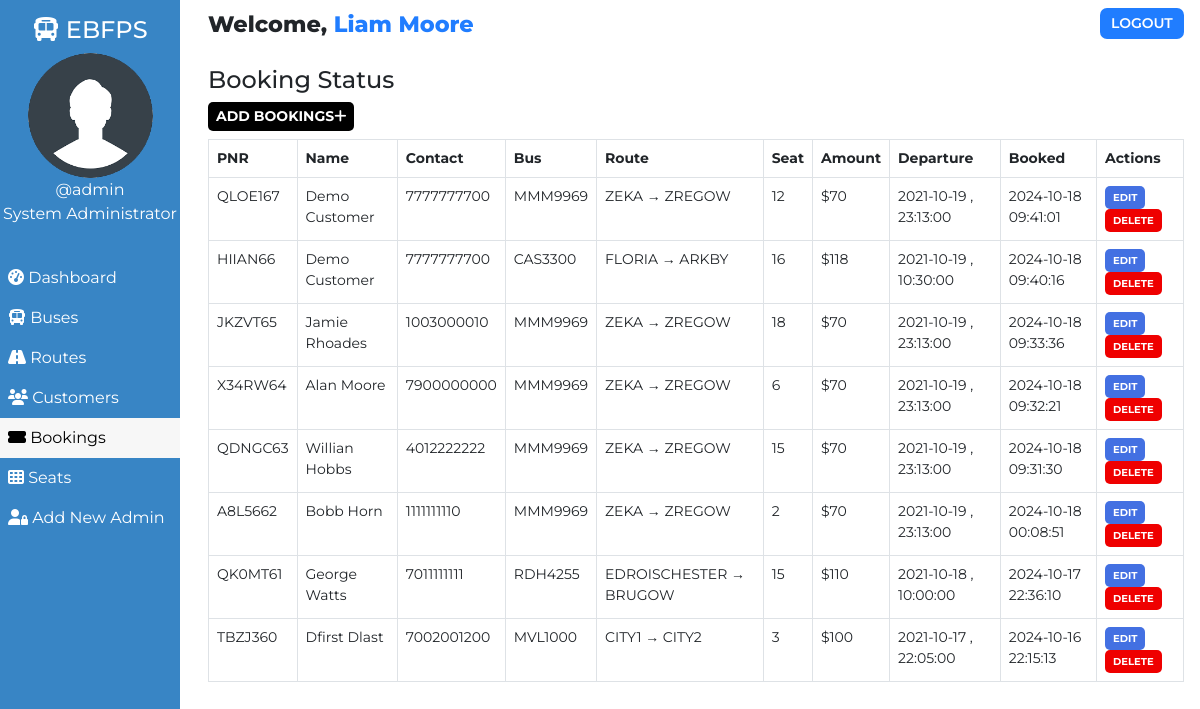
Page /admin/booking.php (signed in) on the earlier database version.
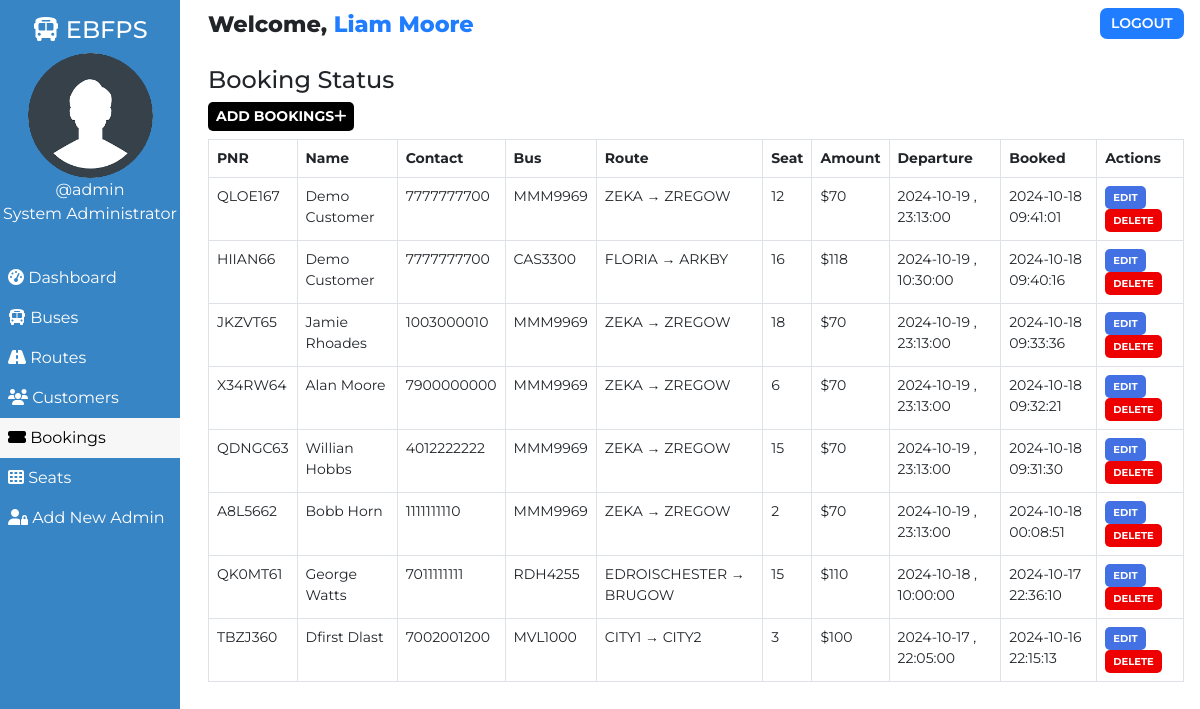
Same page on the later database version.
### tables this page shows
CREATE TABLE `bookings` (
  `id` int(100) NOT NULL,
  `booking_id` varchar(255) NOT NULL,
  `customer_id` varchar(255) NOT NULL,
  `route_id` varchar(255) NOT NULL,
  `customer_route` varchar(200) NOT NULL,
  `booked_amount` int(100) NOT NULL,
  `booked_seat` varchar(100) NOT NULL,
  `booking_created` datetime NOT NULL DEFAULT CURRENT_TIMESTAMP
);

CREATE TABLE `routes` (
  `id` int(100) NOT NULL,
  `route_id` varchar(255) NOT NULL,
  `bus_no` varchar(155) NOT NULL,
  `route_cities` varchar(255) NOT NULL,
  `route_dep_date` date NOT NULL,
  `route_dep_time` time NOT NULL,
  `route_step_cost` int(100) NOT NULL,
  `route_created` datetime NOT NULL DEFAULT CURRENT_TIMESTAMP
);

CREATE TABLE `customers` (
  `id` int(100) NOT NULL,
  `customer_id` varchar(255) NOT NULL,
  `customer_name` varchar(30) NOT NULL,
  `customer_phone` varchar(10) NOT NULL,
  `customer_created` datetime NOT NULL DEFAULT CURRENT_TIMESTAMP
);

### assets/partials/_functions.php (called while the page is built, shortened)
<?php
    function get_from_table($conn, $table, $primaryKey, $pKeyValue, $toget)
    {
        $sql = "SELECT * FROM $table WHERE $primaryKey='$pKeyValue'";
        $result = mysqli_query($conn, $sql);
        $row = mysqli_fetch_assoc($result);
        if($row)
        {
            return $row["$toget"];
        }
        return false;
    }
?>

### admin/booking.php (the view, shortened to what the changed rows need)
<!DOCTYPE html>
<html lang="en">
<head>
    <link href="https://cdn.jsdelivr.net/npm/bootstrap@5.0.1/dist/css/bootstrap.min.css" rel="stylesheet">
</head>
<body>
    <?php require '../assets/partials/_admin-header.php';?>
        <?php
            $resultSql = "SELECT * FROM `bookings` ORDER BY booking_created DESC";
            $resultSqlResult = mysqli_query($conn, $resultSql);
            if(!mysqli_num_rows($resultSqlResult)){ ?>
                <div class="container mt-4">
                    <div id="noCustomers" class="alert alert-dark " role="alert">
                        <h1 class="alert-heading">No Bookings Found!!</h1>
                        <p class="fw-light">Be the first person to add one!</p>
                        <hr>
                        <div id="addCustomerAlert" class="alert alert-success" role="alert">
                                Click on <button id="add-button" class="button btn-sm"type="button"data-bs-toggle="modal" data-bs-target="#addModal">ADD <i class="fas fa-plus"></i></button> to add a booking!
                        </div>
                    </div>
                </div>
            <?php }
            else { ?>
            <section id="booking">
                <div id="booking-results">
                    <table class="table table-hover table-bordered">
                        <thead>
                            <th>PNR</th>
                            <th>Name</th>
                            <th>Contact</th>
                            <th>Bus</th>
                            <th>Route</th>
                            <th>Seat</th>
                            <th>Amount</th>
                            <th>Departure</th>
                            <th>Booked</th>
                            <th>Actions</th>
                        </thead>
                        <?php
                            while($row = mysqli_fetch_assoc($resultSqlResult))
                            {
                                $id = $row["id"];
                                $customer_id = $row["customer_id"];
                                $route_id = $row["route_id"];
                                $pnr = $row["booking_id"];
                                $customer_name = get_from_table($conn, "customers","customer_id", $customer_id, "customer_name");
                                $customer_phone = get_from_table($conn,"customers","customer_id", $customer_id, "customer_phone");
                                $bus_no = get_from_table($conn, "routes", "route_id", $route_id, "bus_no");
                                $route = $row["customer_route"];
                                $booked_seat = $row["booked_seat"];
                                $booked_amount = $row["booked_amount"];
                                $dep_date = get_from_table($conn, "routes", "route_id", $route_id, "route_dep_date");
                                $dep_time = get_from_table($conn, "routes", "route_id", $route_id, "route_dep_time");
                                $booked_timing = $row["booking_created"];
                        ?>
                        <tr>
                            <td>
                                <?php
                                    echo $pnr;
                                ?>
                            </td>
                            <td>
                                <?php
                                    echo $customer_name;
                                ?>
                            </td>
                            <td>
                                <?php
                                    echo $customer_phone;
                                ?>
                            </td>
                            <td>
                                <?php
                                    echo $bus_no;
                                ?>
                            </td>
                            <td>
                                <?php
                                    echo $route;
                                ?>
                            </td>
                            <td>
                                <?php
                                    echo $booked_seat;
                                ?>
                            </td>
                            <td>
                                <?php
                                    echo '$'.$booked_amount;
                                ?>
                            </td>
                            <td>
                                <?php
                                    echo $dep_date . " , ". $dep_time;
                                ?>
                            </td>
                            <td>
                                <?php
                                    echo $booked_timing;
                                ?>
                            </td>
                            <td>
                            <button class="button btn-sm edit-button" data-link="<?php echo $_SERVER['REQUEST_URI']; ?>" data-customerid="<?php
                                                echo $customer_id;?>" data-id="<?php
                                                echo $id;?>" data-name="<?php
                                                echo $customer_name;?>" data-phone="<?php
                                                echo $customer_phone;?>" >Edit</button>
                                <button class="button delete-button btn-sm" data-bs-toggle="modal" data-bs-target="#deleteModal"
                                data-id="<?php
                                                echo $id;?>" data-bookedseat="<?php
                                                echo $booked_seat;
                                            ?>" data-routeid="<?php
                                            echo $route_id;
                                        ?>"> Delete</button>
                            </td>
                        </tr>
                        <?php
                        }
                    ?>
                    </table>
                </div>
            </section>
            <?php } ?>
        </div>
    </main>
</body>
</html>

Differences in the rows shown:
changed through a linked row, bookings "QLOE167": route.route_dep_date "2021-10-19" → "2024-10-19"
changed through a linked row, bookings "HIIAN66": route.route_dep_date "2021-10-19" → "2024-10-19"
changed through a linked row, bookings "JKZVT65": route.route_dep_date "2021-10-19" → "2024-10-19"
changed through a linked row, bookings "X34RW64": route.route_dep_date "2021-10-19" → "2024-10-19"
changed through a linked row, bookings "QDNGC63": route.route_dep_date "2021-10-19" → "2024-10-19"
changed through a linked row, bookings "Bobb Horn": route.route_dep_date "2021-10-19" → "2024-10-19"
changed through a linked row, bookings "QK0MT61": route.route_dep_date "2021-10-18" → "2024-10-18"
changed through a linked row, bookings "TBZJ360": route.route_dep_date "2021-10-17" → "2024-10-17"
